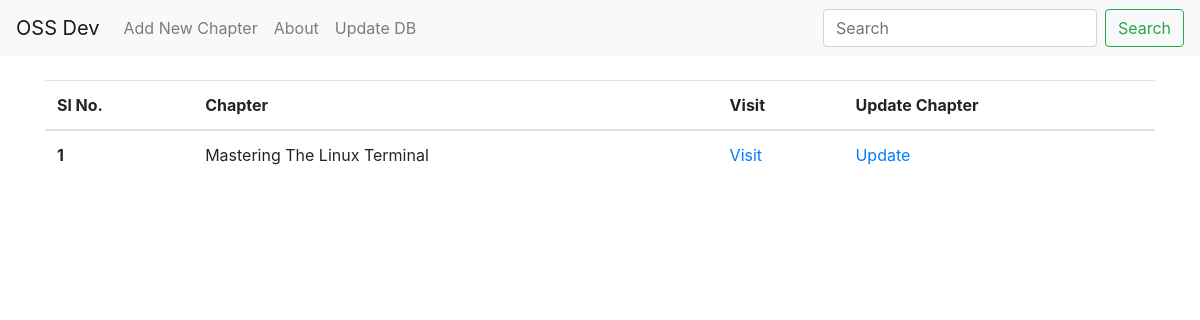
The app's page /, older data.
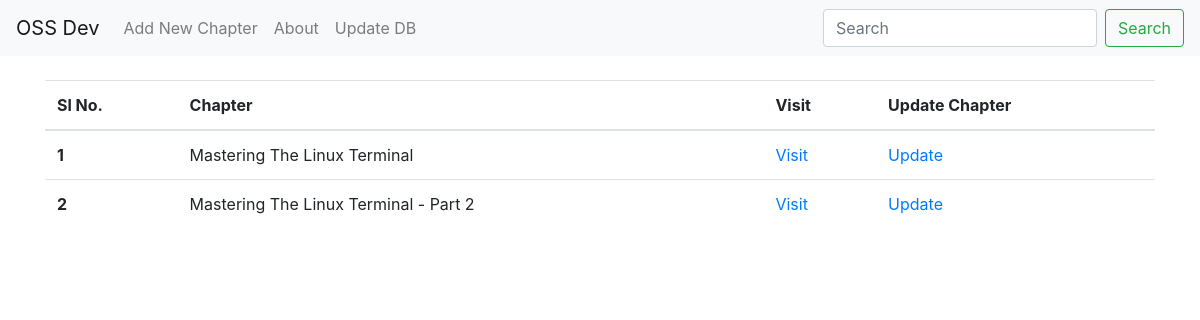
The same page, newer data.
### flask_app.py (models this page shows, shortened)
class Chapters(db.Model):
    __tablename__ = 'chapters'
    id = db.Column(db.Integer, primary_key=True)
    name = db.Column(db.String)
    slno = db.Column(db.Integer)
    lessons = db.relationship('Lessons', cascade="all,delete", backref='my_chapter', lazy='dynamic')

### flask_app.py (the view)
@app.route('/')
def home():
    chapters = Chapters.query.order_by(Chapters.slno).all()
    return render_template('index.html', chapters=chapters, courseName=courseName, courseAbout=courseAbout)

### templates/index.html (shortened to what this page needs)
{% extends "base.html" %}
{% block body %}
<div class="container my-4">
    <table class="table">
        <thead>
            <tr>
                <th scope="col">Sl No.</th>
                <th scope="col">Chapter</th>
                <th scope="col">Visit</th>
                <th scope="col">Update Chapter</th>
            </tr>
        </thead>
        <tbody>
            {% for chapter in chapters %}
                <tr>
                    <th scope="row">{{chapter.slno}}</th>
                    <td>{{chapter.name}}</td>
                    <td><a href="{{url_for('chapter', id=chapter.id)}}">Visit</a></td>
                    <td><a href="{{url_for('updateChapter', id=chapter.id)}}">Update</a></td>
                </tr>
            {% endfor %}
        </tbody>
    </table>
</div>
{% endblock %}

Row changes from the older to the newer data that the page shows:
added Chapters: slno "2", name "Mastering The Linux Terminal - Part 2"
